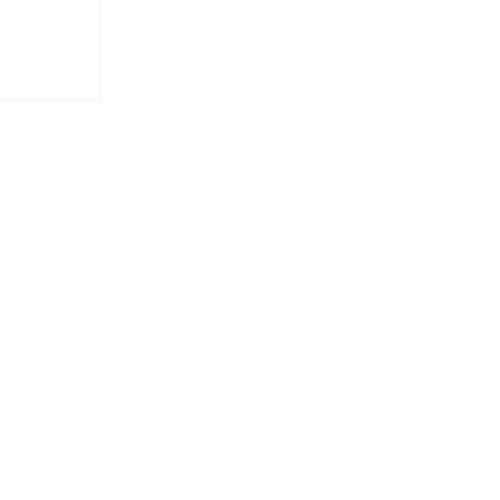
Frame 1 (no input)
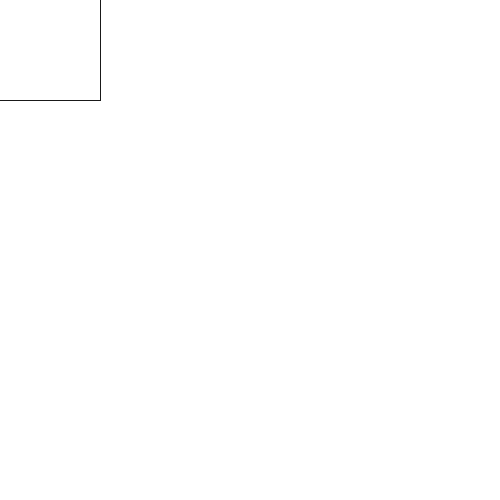
Frame 60 (the mouse pressed at the canvas centre just before this capture)
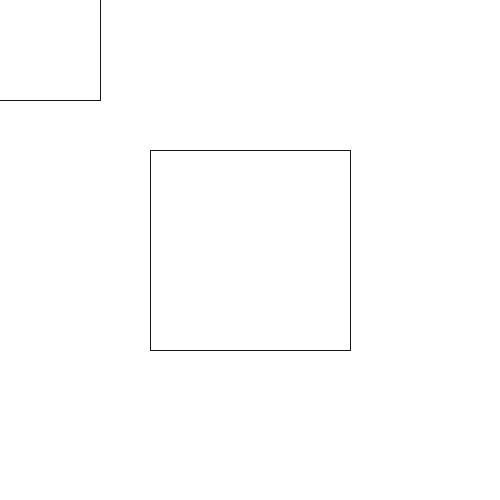
Frame 120 (the mouse held since frame 60 and released just before this capture)

The Processing sketch that drew these frames (run headless with seeded random() and noise(); from frame 60 on, the mouse is pressed at the canvas centre):

// Processing sketch: processing_168442
// ── processing_168442.pde

void setup()
{ size (500,500);
background(255);
noFill();
stroke(0,0,0,10);
}

void draw()  
{ 
translate(mouseX,mouseY); 
rectMode (CENTER);
rect (0,0,200,200);

}
